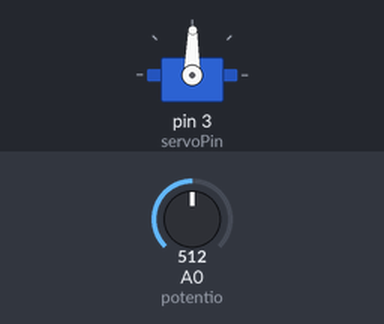
The sketch below on a simulated Arduino Uno, built with avr-gcc and run on an emulated ATmega328P. On the bench: servo. Inputs (shaded band) come from the test bench; at power-on: A0 (potentio) = 512.

Above: at 1.2 s.
1.3 s: A0 (potentio) set to 716
At 2.5 s:
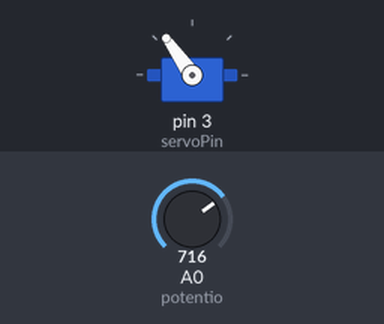
2.8 s: A0 (potentio) set to 900
At 3.9 s:
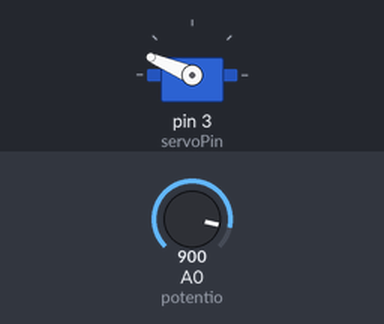
4.3 s: A0 (potentio) set to 1023
At 5.1 s:
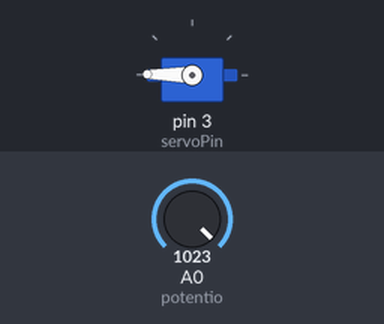
5.8 s: A0 (potentio) set to 306
At 6.2 s:
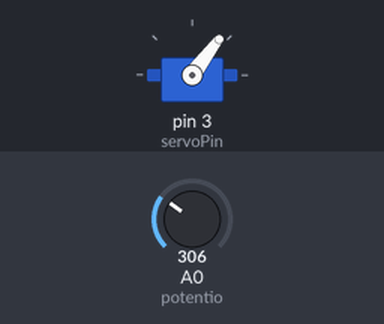
7.3 s: A0 (potentio) set to 122
At 8.5 s:
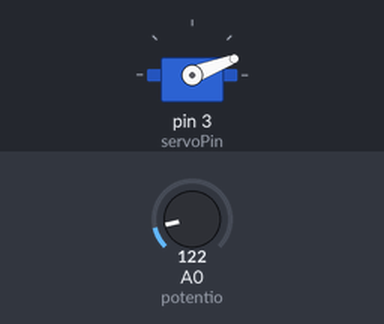
8.8 s: A0 (potentio) set to 511
At 9.6 s:
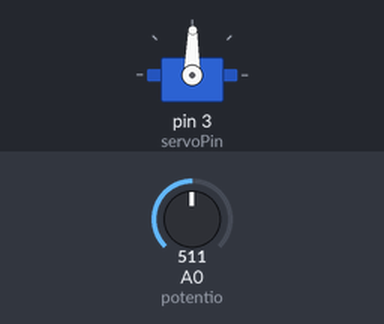
Timing chart, 0 to 11.3 s (numbered marks = the images above; inputs shaded):
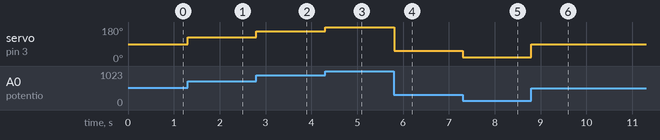

Measured:
- after the input at 1.3 s, servo on pin 3 (servoPin): 89° → 125° at once
- after the input at 2.8 s, servo on pin 3 (servoPin): 125° → 157° at once
- after the input at 4.3 s, servo on pin 3 (servoPin): 157° → 179° at once
- after the input at 5.8 s, servo on pin 3 (servoPin): 179° → 53° at once
- after the input at 7.3 s, servo on pin 3 (servoPin): 53° → 21° at once
- after the input at 8.8 s, servo on pin 3 (servoPin): 21° → 89° at once

The sketch:

Servo_control_by_potentiometer.ino
```cpp
#include <Servo.h> //Servo library


Servo servo_test;//Initialize a servo object for the connected servo

int angle=0;
int servoPin = 3;
int potentio=A0;

void setup()
{
  servo_test.attach(servoPin);//Attach the signal pin of servo to pin3 of arduino
}
void loop()
{
  angle = analogRead(potentio);
  angle = map(angle,0,1023,0,179);//scaling the potentiometer value to angle value for servo between 0 and 180
  servo_test.write(angle);
 delay(5);

}
```
